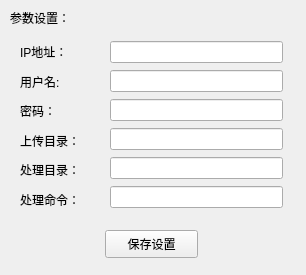
<?xml version="1.0" encoding="UTF-8"?>
<ui version="4.0">
 <class>SettingWindow</class>
 <widget class="QWidget" name="SettingWindow">
  <property name="geometry">
   <rect>
    <x>0</x>
    <y>0</y>
    <width>306</width>
    <height>275</height>
   </rect>
  </property>
  <property name="focusPolicy">
   <enum>Qt::StrongFocus</enum>
  </property>
  <property name="windowTitle">
   <string>Form</string>
  </property>
  <widget class="QPushButton" name="Confirm_PushButton">
   <property name="geometry">
    <rect>
     <x>105</x>
     <y>230</y>
     <width>93</width>
     <height>28</height>
    </rect>
   </property>
   <property name="text">
    <string>保存设置</string>
   </property>
  </widget>
  <widget class="QLabel" name="label_7">
   <property name="geometry">
    <rect>
     <x>10</x>
     <y>10</y>
     <width>72</width>
     <height>15</height>
    </rect>
   </property>
   <property name="text">
    <string>参数设置：</string>
   </property>
  </widget>
  <widget class="QWidget" name="layoutWidget">
   <property name="geometry">
    <rect>
     <x>20</x>
     <y>40</y>
     <width>81</width>
     <height>171</height>
    </rect>
   </property>
   <layout class="QVBoxLayout" name="verticalLayout">
    <item>
     <widget class="QLabel" name="label">
      <property name="text">
       <string>IP地址：</string>
      </property>
     </widget>
    </item>
    <item>
     <widget class="QLabel" name="label_2">
      <property name="text">
       <string>用户名:</string>
      </property>
     </widget>
    </item>
    <item>
     <widget class="QLabel" name="label_3">
      <property name="text">
       <string>密码：</string>
      </property>
     </widget>
    </item>
    <item>
     <widget class="QLabel" name="label_4">
      <property name="text">
       <string>上传目录：</string>
      </property>
     </widget>
    </item>
    <item>
     <widget class="QLabel" name="label_5">
      <property name="text">
       <string>处理目录：</string>
      </property>
     </widget>
    </item>
    <item>
     <widget class="QLabel" name="label_6">
      <property name="text">
       <string>处理命令：</string>
      </property>
     </widget>
    </item>
   </layout>
  </widget>
  <widget class="QWidget" name="layoutWidget">
   <property name="geometry">
    <rect>
     <x>110</x>
     <y>40</y>
     <width>173</width>
     <height>171</height>
    </rect>
   </property>
   <layout class="QVBoxLayout" name="verticalLayout_2">
    <item>
     <widget class="QLineEdit" name="IP_Edit"/>
    </item>
    <item>
     <widget class="QLineEdit" name="Usr_Edit"/>
    </item>
    <item>
     <widget class="QLineEdit" name="Psd_Edit"/>
    </item>
    <item>
     <widget class="QLineEdit" name="Upload_Edit"/>
    </item>
    <item>
     <widget class="QLineEdit" name="Process_Edit"/>
    </item>
    <item>
     <widget class="QLineEdit" name="Command_Edit"/>
    </item>
   </layout>
  </widget>
 </widget>
 <resources/>
 <connections/>
</ui>
